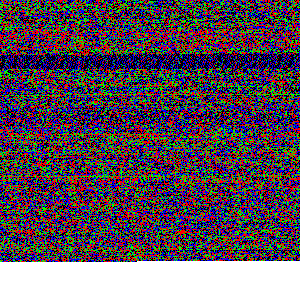
#> input picture gene_image_dataset/bfsp2/1.png, 300 x 300 px; its folder holds only this picture in this run
$ python folding.py
#> lines starting #> are read from the running program, lines starting #| are printed output that depends on the picture
import glob
import cv2
import numpy as np
def horizontal_folding():
    img_paths=glob.glob("../gene_image_dataset/*/*.png")
    for img_path in img_paths:
        img_name=img_path.split('\\')
        img=cv2.imread(img_path)
#> img is the input picture: shape (300, 300, 3); mean B, G, R 91.5, 79.3, 93.1
        height,width,channels=img.shape
#> height = 300; width = 300; channels = 3
        new_img = np.zeros((height//2,width,3), np.uint8)
        for i in range(0,width):
            first=0
            last=height-1
            for j in range(0,height//2):
                b=min(img[first,i][0]+img[last,i][0],255)
                g=min(img[first,i][1]+img[last,i][1],255)
                r=min(img[first,i][2]+img[last,i][2],255)
                new_img[j,i]=(b,g,r)
                first+=1
                last-=1
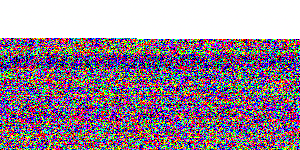
#> new_img: shape (150, 300, 3); mean B, G, R 152.7, 135.6, 153.6
#> (the run stopped early here; a loop or call above may not have finished)

$ run again, on gene_image_dataset/bfsp2/2.png
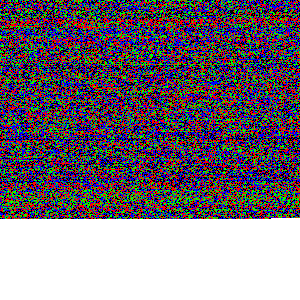
#> input picture gene_image_dataset/bfsp2/2.png, 300 x 300 px
#> in horizontal_folding, img is the input picture: shape (300, 300, 3); mean B, G, R 121.5, 110.1, 119.4
#> after the loop in horizontal_folding, `for i in range(0,width):`:
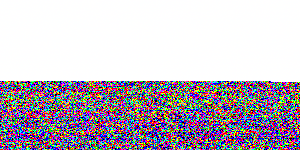
#> new_img: shape (150, 300, 3); mean B, G, R 194.7, 184, 192.7
